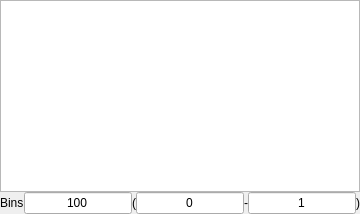
              <widget class="QWidget" name="dttab">
               <attribute name="title">
                <string>dt</string>
               </attribute>
               <layout class="QGridLayout" name="gridLayout_9">
                <property name="leftMargin">
                 <number>0</number>
                </property>
                <property name="topMargin">
                 <number>0</number>
                </property>
                <property name="rightMargin">
                 <number>0</number>
                </property>
                <property name="bottomMargin">
                 <number>0</number>
                </property>
                <property name="spacing">
                 <number>0</number>
                </property>
                <item row="1" column="2">
                 <layout class="QHBoxLayout" name="horizontalLayout_18">
                  <item>
                   <widget class="QLabel" name="label_25">
                    <property name="sizePolicy">
                     <sizepolicy hsizetype="Fixed" vsizetype="Fixed">
                      <horstretch>0</horstretch>
                      <verstretch>0</verstretch>
                     </sizepolicy>
                    </property>
                    <property name="text">
                     <string>Bins</string>
                    </property>
                   </widget>
                  </item>
                  <item>
                   <widget class="QLineEdit" name="dtbins">
                    <property name="sizePolicy">
                     <sizepolicy hsizetype="Fixed" vsizetype="Fixed">
                      <horstretch>0</horstretch>
                      <verstretch>0</verstretch>
                     </sizepolicy>
                    </property>
                    <property name="text">
                     <string>100</string>
                    </property>
                    <property name="alignment">
                     <set>Qt::AlignCenter</set>
                    </property>
                   </widget>
                  </item>
                  <item>
                   <layout class="QHBoxLayout" name="horizontalLayout_19">
                    <item>
                     <widget class="QLabel" name="label_26">
                      <property name="text">
                       <string>(</string>
                      </property>
                     </widget>
                    </item>
                    <item>
                     <widget class="QLineEdit" name="dtrange0">
                      <property name="sizePolicy">
                       <sizepolicy hsizetype="Fixed" vsizetype="Fixed">
                        <horstretch>0</horstretch>
                        <verstretch>0</verstretch>
                       </sizepolicy>
                      </property>
                      <property name="text">
                       <string>0</string>
                      </property>
                      <property name="alignment">
                       <set>Qt::AlignCenter</set>
                      </property>
                     </widget>
                    </item>
                    <item>
                     <widget class="QLabel" name="label_27">
                      <property name="sizePolicy">
                       <sizepolicy hsizetype="Fixed" vsizetype="Fixed">
                        <horstretch>0</horstretch>
                        <verstretch>0</verstretch>
                       </sizepolicy>
                      </property>
                      <property name="text">
                       <string>-</string>
                      </property>
                     </widget>
                    </item>
                    <item>
                     <widget class="QLineEdit" name="dtrange1">
                      <property name="sizePolicy">
                       <sizepolicy hsizetype="Fixed" vsizetype="Fixed">
                        <horstretch>0</horstretch>
                        <verstretch>0</verstretch>
                       </sizepolicy>
                      </property>
                      <property name="text">
                       <string>1</string>
                      </property>
                      <property name="alignment">
                       <set>Qt::AlignCenter</set>
                      </property>
                     </widget>
                    </item>
                    <item>
                     <widget class="QLabel" name="label_28">
                      <property name="text">
                       <string>)</string>
                      </property>
                     </widget>
                    </item>
                   </layout>
                  </item>
                 </layout>
                </item>
                <item row="0" column="2">
                 <widget class="GraphicsLayoutWidget" name="dthistplot">
                  <property name="sizePolicy">
                   <sizepolicy hsizetype="Expanding" vsizetype="Expanding">
                    <horstretch>0</horstretch>
                    <verstretch>0</verstretch>
                   </sizepolicy>
                  </property>
                  <property name="font">
                   <font>
                    <family>Kozuka Gothic Pro L</family>
                    <pointsize>20</pointsize>
                    <weight>3</weight>
                    <italic>false</italic>
                    <bold>false</bold>
                   </font>
                  </property>
                  <property name="styleSheet">
                   <string notr="true">font: 25 20pt &quot;Kozuka Gothic Pro L&quot;;</string>
                  </property>
                 </widget>
                </item>
               </layout>
              </widget>
